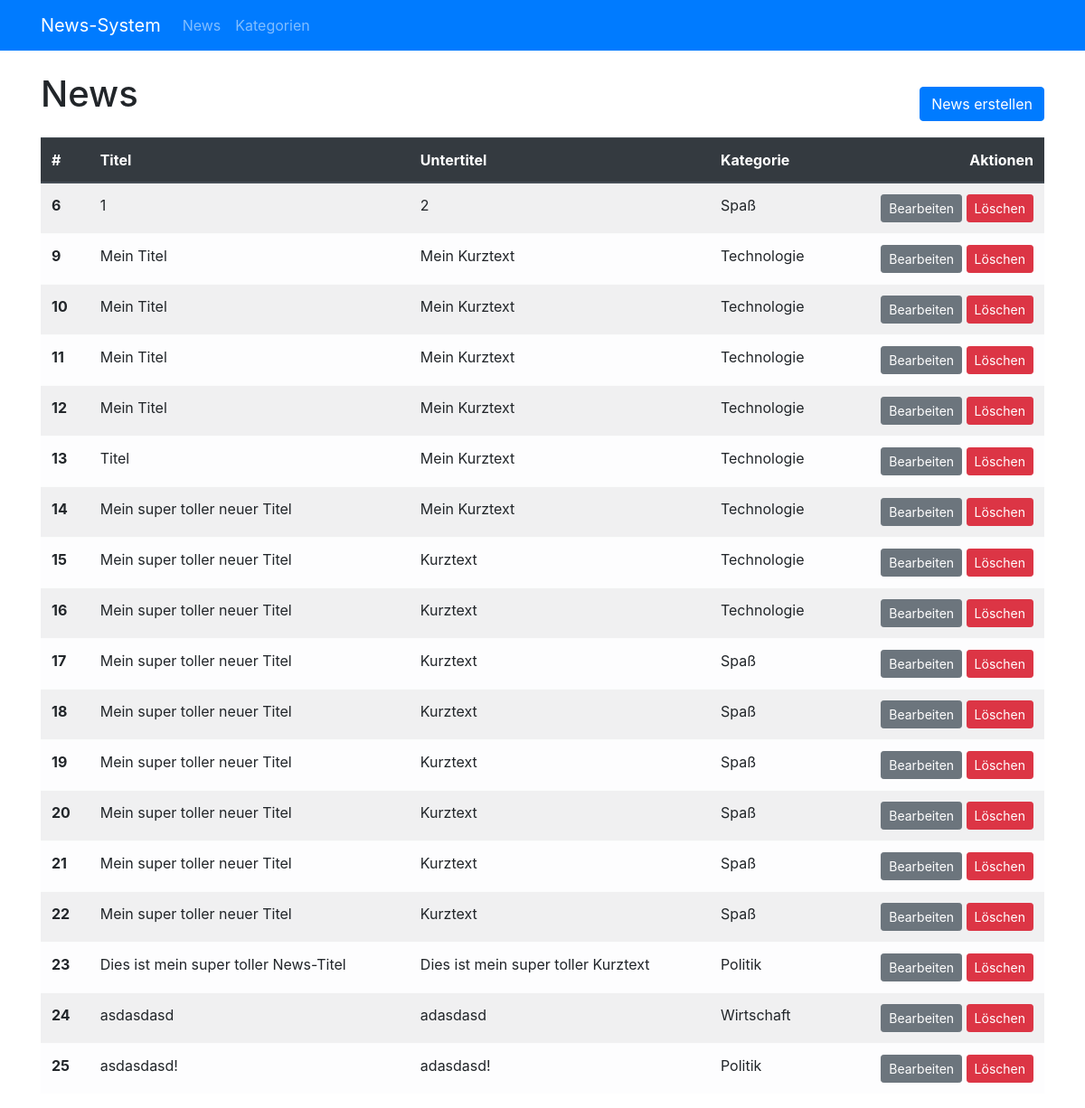
The page / on the database its author committed.
### tables this page shows
CREATE TABLE `news` (
  `id` int(11) unsigned NOT NULL AUTO_INCREMENT,
  `title` varchar(255) DEFAULT NULL,
  `short_text` text DEFAULT NULL,
  `text` text DEFAULT NULL,
  `category_id` int(11) unsigned DEFAULT NULL,
  `status` tinyint(1) DEFAULT NULL,
  PRIMARY KEY (`id`)
);

CREATE TABLE `categories` (
  `id` int(11) unsigned NOT NULL AUTO_INCREMENT,
  `name` varchar(100) DEFAULT NULL,
  PRIMARY KEY (`id`)
);

### src/index.php (the view, shortened to what this page needs)
<?php
include 'include_database.php';
$sql = 'SELECT
    news.id,
    news.title,
    news.short_text,
    categories.name AS category_name
FROM
    news, categories
WHERE
    news.category_id = categories.id';
$result = mysqli_query($link, $sql);
?><!doctype html>
<html lang="de">
  <head>
    <?php include 'include_head.php'; ?>
  </head>
  <body>
    <?php include 'include_navigation.php'; ?>
    <div class="container mt-4">
        <div class="row">
            <div class="col-sm">
                <h1>News</h1>
            </div>
            <div class="col-sm mt-3">
                <a href="news_add.php" class="btn btn-primary float-right">News erstellen</a>
            </div>
        </div>
        <table class="table table-striped table-light mt-3">
            <thead class="thead-dark">
                <tr>
                    <th scope="col">#</th>
                    <th scope="col">Titel</th>
                    <th scope="col">Untertitel</th>
                    <th scope="col">Kategorie</th>
                    <th scope="col"><div class="float-right">Aktionen</div></th>
                </tr>
            </thead>
            <tbody>
                <?php while ($row = mysqli_fetch_assoc($result)) { ?>
                <tr>
                    <th scope="row"><?php echo $row['id']; ?></th>
                    <td><?php echo $row['title']; ?></td>
                    <td><?php echo substr($row['short_text'], 0, 50); ?></td>
                    <td><?php echo $row['category_name']; ?></td>
                    <td>
                        <div class="float-right">
                            <a class="btn btn-secondary btn-sm" href="news_edit.php?id=<?php echo $row['id']; ?>" role="button">Bearbeiten</a>
                            <a class="btn btn-danger btn-sm" href="news_delete.php?id=<?php echo $row['id']; ?>" role="button">Löschen</a>
                        </div>
                    </td>
                </tr>
                <?php } ?>
            </tbody>
        </table>
    </div>
  </body>
</html>

### src/include_head.php (shortened to what this page needs)
<link rel="stylesheet" href="css/bootstrap.min.css">

### src/include_navigation.php (shortened to what this page needs)
<nav class="navbar navbar-expand-lg navbar navbar-dark bg-primary">
    <div class="container">
        <a class="navbar-brand" href="index.php">News-System</a>
        <div class="collapse navbar-collapse" id="navbarSupportedContent">
            <ul class="navbar-nav mr-auto">
                <li class="nav-item">
                    <a class="nav-link" href="index.php">News</a>
                </li>
                <li class="nav-item">
                    <a class="nav-link" href="categories.php">Kategorien</a>
                </li>
            </ul>
        </div>
    </div>
</nav>

### rows shown on the page
news: id "6", title "1", short_text "2", category.name "Spaß"
news: id "9", title "Mein Titel", short_text "Mein Kurztext", category.name "Technologie"
news: id "10", title "Mein Titel", short_text "Mein Kurztext", category.name "Technologie"
news: id "11", title "Mein Titel", short_text "Mein Kurztext", category.name "Technologie"
news: id "12", title "Mein Titel", short_text "Mein Kurztext", category.name "Technologie"
news: id "13", title "Titel", short_text "Mein Kurztext", category.name "Technologie"
news: id "14", title "Mein super toller neuer Titel", short_text "Mein Kurztext", category.name "Technologie"
news: id "15", title "Mein super toller neuer Titel", short_text "Kurztext", category.name "Technologie"
news: id "16", title "Mein super toller neuer Titel", short_text "Kurztext", category.name "Technologie"
news: id "17", title "Mein super toller neuer Titel", short_text "Kurztext", category.name "Spaß"
news: id "18", title "Mein super toller neuer Titel", short_text "Kurztext", category.name "Spaß"
news: id "19", title "Mein super toller neuer Titel", short_text "Kurztext", category.name "Spaß"
news: id "20", title "Mein super toller neuer Titel", short_text "Kurztext", category.name "Spaß"
news: id "21", title "Mein super toller neuer Titel", short_text "Kurztext", category.name "Spaß"
news: id "22", title "Mein super toller neuer Titel", short_text "Kurztext", category.name "Spaß"
news: id "23", title "Dies ist mein super toller News-Titel", short_text "Dies ist mein super toller Kurztext", category.name "Politik"
news: id "24", title "asdasdasd", short_text "adasdasd", category.name "Wirtschaft"
news: id "25", title "asdasdasd!", short_text "adasdasd!", category.name "Politik"
